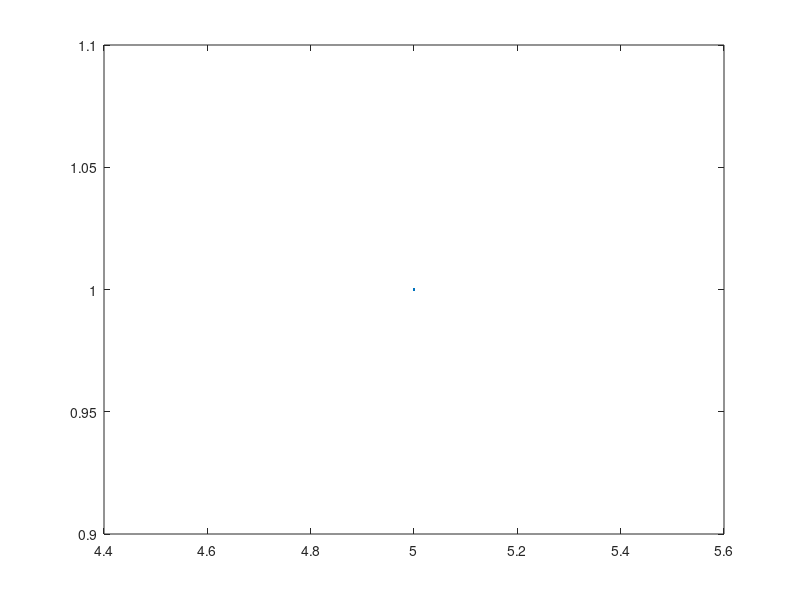

Write the MATLAB code that produced this figure.
clear all
close all
clc

i=input('initalising point:-');
f=input('finishing point:-');
freq=input("freq:-");
t=(i:0.0001:f);
u(t>=0)=1;
u(t<0)=0;
r=max(0,t);
co=cos(t);
si=sin(2*pi*freq*t);
func=si.*u;

plot(t,u);